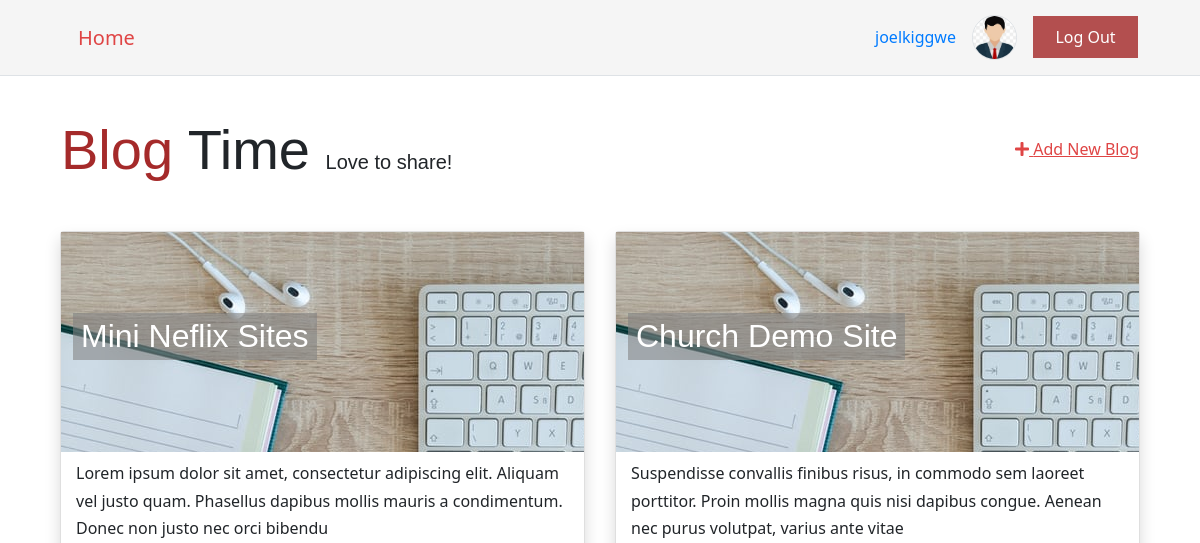
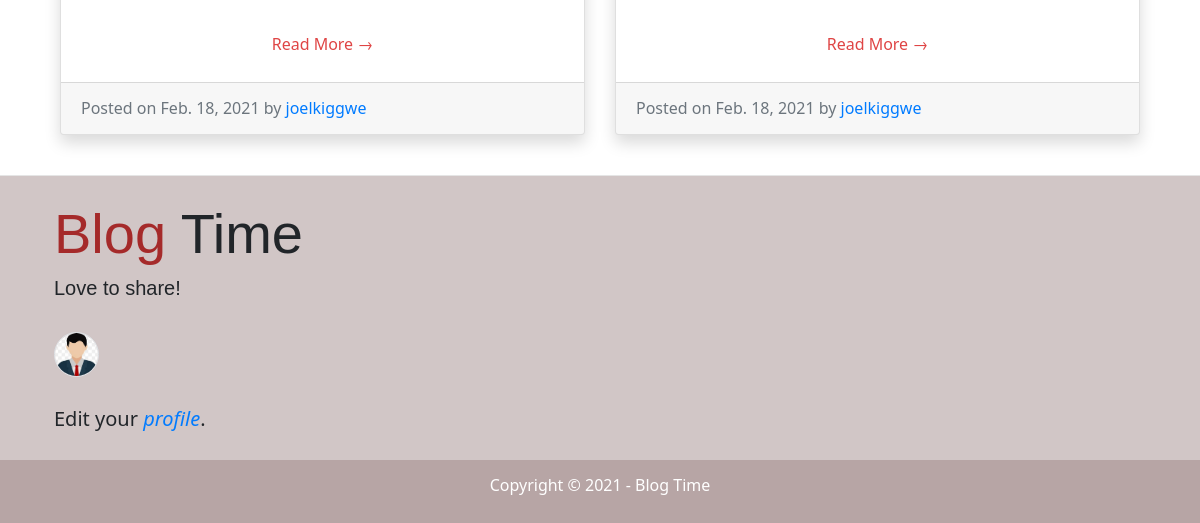
Page /my-blogs (signed in) on the earlier database version (2 pictures, top to bottom).
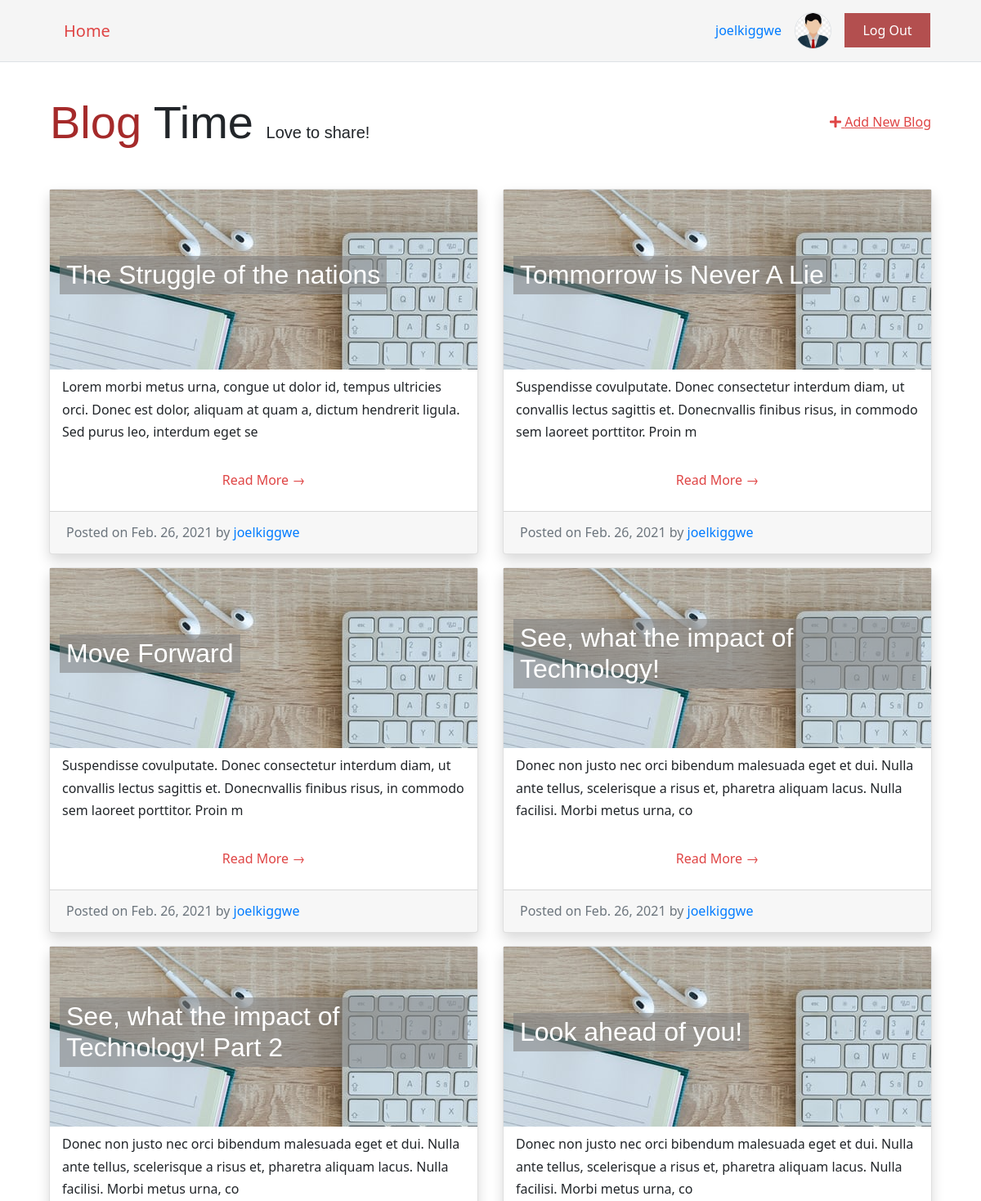
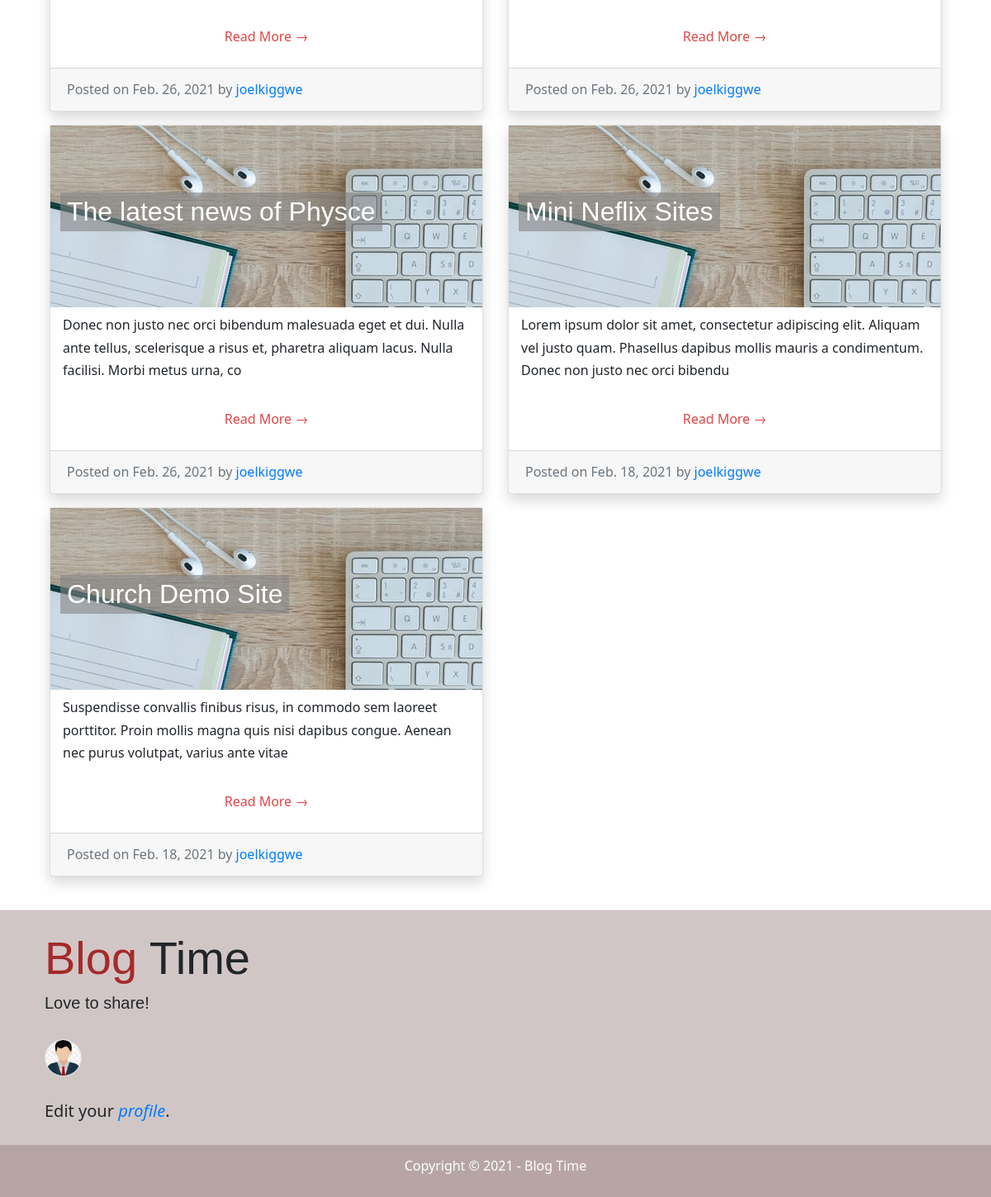
Same page on the later database version (2 pictures, top to bottom).
### blog_site_app/models.py (models this page shows, shortened)
class Profile(models.Model):
    user = models.OneToOneField(User, on_delete=models.CASCADE)
    bio = models.TextField(max_length=500, blank=True)
    location = models.CharField(max_length=30, blank=True)
    birth_date = models.DateField(null=True, blank=True)
    image_avatar = models.ImageField(upload_to="images/")

class BlogPost(models.Model):
    author = models.ForeignKey(User, on_delete= models.CASCADE, related_name='blog_posts')
    title = models.CharField(max_length=200)
    text = models.TextField()
    slug = models.SlugField(max_length=150, unique=True)
    published_date = models.DateField(auto_now_add=True)
    status = models.IntegerField(choices=STATUS, default=0)
    blog_image_post = models.ImageField(default="images/default_blog_image.jpg", upload_to="images/")
    active = models.BooleanField(default=False) # for the admin role to give confirmation
    class Meta:
        ordering = ['-published_date']

### blog_site_app/views.py (the view)
# urls.py: path('my-blogs', views.single_user_blog_posts, name="my_blog_posts"),
@login_required
def single_user_blog_posts(request):
    queryset = BlogPost.objects.filter(author=request.user).order_by('-published_date')
    template_name = 'blog_site_app/single_user_posts.html'
    return render(request, template_name, {
        'blogpost_list': queryset
    })

### blog_site_app/templates/blog_site_app/single_user_posts.html
{% extends 'blog_site_app/base.html' %}
{% block content %}
<main class="container">
    <div class="row justify-content-between align-items-center py-3 px-3">
        <h1 class="my-4 display-4">
            <span class="brand-name">Blog</span> Time
            <small class="lead"> Love to share!</small>
        </h1>
        {% if user.is_authenticated %}
        <div class="d-flex justify-content-end">
            <a class="nav-link pr-0" style="text-decoration: underline;" href="{% url 'new_blog_post' %}">
                <i class="fa fa-plus"></i>
                Add New Blog</a>
        </div>
        {% endif %}
    </div>
    <div class="row">
        {% for post in blogpost_list %}
        <div class="col-md-8 col-lg-6 py-2">
            <div class="card shadow">
                <div class="d-flex px-1 justify-content-between align-items-center" style="height: 220px;
                        background-image: url('{{ MEDIA_URL}}{{ post.blog_image_post }}')">
                    <h2 class="post-title card-title text-white px-2 py-1 mx-2">{{ post.title }}</h2>
                </div>
                <div class="container">
                    <p class="card-text py-2">{{ post.text | slice:":160" }}</p>
                    <a href="{% url 'post_detail' post.slug %}" class="mb-3 text-center nav-link">Read More &rarr;</a>
                </div>
                <div class="card-footer text-muted">
                    Posted on {{ post.published_date }} by
                    <span class="text-primary">{{ post.author }}</span>
                </div>
            </div>
        </div>
        {% endfor %}
    </div>
</main>
{% endblock %}

### blog_site_app/templates/blog_site_app/base.html (shortened to what this page needs)
<html>
<head>
    <link rel="stylesheet" href="https://stackpath.bootstrapcdn.com/bootstrap/4.5.2/css/bootstrap.min.css"
>
    <link href="https://cdnjs.cloudflare.com/ajax/libs/font-awesome/5.13.0/css/all.min.css" rel="stylesheet">
    {% load static %}
    <link rel="stylesheet" href="{% static '/css/blog.css' %}">
</head>
<body>
    <div class="nav border-bottom">
        <nav class=" container navbar nav-dark d-flex justify-content-end align-items-center flex-row flex-nowrap">
            <span class="mr-auto pl-3 lead">
                <a class="nav-link" href="{% url 'home' %}"> Home </a></span>
            {% if user.is_authenticated %}
            <span class="pr-3">
                <a href="{% url 'update_profile' %}" title="Click to edit your profile"> {{ user.username }} </a></span>
            <span class="pr-3"> <img class="border rounded-circle" src="{{ user.profile.image_avatar.url }}"
                    style="height: 45px;" alt="user photo avatar"></span>
            <span class="py-3 mr-3">
                <a class="login-btn" href="{% url 'logout' %}">Log Out
                </a>
            </span>
            {% endif %}
        </nav>
    </div>
    <div class="content container">
        <div class="row">
            <div class="col-md-11 col-lg-12">
                {% block content %}
                {% endblock %}
            </div>
        </div>
    </div>
    <footer class="pt-2">
        <div class="inner-footer mb-2 container d-flex flex-column pl-4 py-2">
            {% if user.profile.image_avatar and user.is_authenticated %}
            <h1 class="my-2 display-4">
                <span class="brand-name">Blog</span> Time
                <small class="lead pt-2 d-block"> Love to share!</small>
            </h1>
            <span class="py-4">
                <img class="border rounded-circle" src="{{ user.profile.image_avatar.url }}" style="height: 45px;"
                    alt="user photo avatar"></span>
            <span class="lead py-1">
                Edit your
                <a class="font-italic" href="{% url 'update_profile' %}" title="Click to edit your profile">
                    profile</a>.</span>
            {% endif %}
        </div>
        <div class="mt-3 py-2 copyright">
            <p class="mt-1 text-center text-white">Copyright &copy; 2021 -  Blog Time</p>
        </div>
    </footer>
</body>
</html>

### blog_site_app/static/css/blog.css (style rules this page uses)
body { font-family: "Segoe UI", Roboto, "Helvetica Neue", Arial, sans-serif; line-height: 1.7rem; }
div.nav { background-color: #f5f5f5; border-bottom: 1px solid #f5f5f5; }
.nav-link { color: rgb(223, 69, 69); font-weight: 500; }
.login-btn { color: white; background-color: rgba(165, 42, 42, 0.815); padding: 0.6rem 1.4rem; }
h1, h2, h3 { font-family: "Playfair Display", sans-serif; }
.brand-name { color: brown; }
.post-title { background-color: #83828293 !important; }
main { min-height: 37vh; }
.card { min-height: 23rem; }
footer { margin-top: 2rem; background-color: rgba(172, 151, 151, 0.548); border-top: 0.05rem solid rgb(229, 229, 229); }
.inner-footer { min-height: 3rem; }
.copyright { background-color: rgba(172, 151, 151, 0.678); }

Differences in the rows shown:
added BlogPost: blog_image_post (placeholder picture), title "The Struggle of the nations", text "Lorem morbi metus urna, congue ut dolor id, tempus ultricies orci. Donec est dolor, aliquam at quam a, dictum hendrerit ligula. Sed purus leo, interdum eget se", published_date "Feb. 26, 2021", author "joelkiggwe"
added BlogPost: blog_image_post (placeholder picture), title "Tommorrow is Never A Lie", text "Suspendisse covulputate. Donec consectetur interdum diam, ut convallis lectus sagittis et. Donecnvallis finibus risus, in commodo sem laoreet porttitor. Proin m", published_date "Feb. 26, 2021", author "joelkiggwe"
added BlogPost: blog_image_post (placeholder picture), title "Move Forward", text "Suspendisse covulputate. Donec consectetur interdum diam, ut convallis lectus sagittis et. Donecnvallis finibus risus, in commodo sem laoreet porttitor. Proin m", published_date "Feb. 26, 2021", author "joelkiggwe"
added BlogPost: blog_image_post (placeholder picture), title "See, what the impact of Technology!", text "Donec non justo nec orci bibendum malesuada eget et dui. Nulla ante tellus, scelerisque a risus et, pharetra aliquam lacus. Nulla facilisi. Morbi metus urna, co", published_date "Feb. 26, 2021", author "joelkiggwe"
added BlogPost: blog_image_post (placeholder picture), title "See, what the impact of Technology! Part 2", text "Donec non justo nec orci bibendum malesuada eget et dui. Nulla ante tellus, scelerisque a risus et, pharetra aliquam lacus. Nulla facilisi. Morbi metus urna, co", published_date "Feb. 26, 2021", author "joelkiggwe"
added BlogPost: blog_image_post (placeholder picture), title "Look ahead of you!", text "Donec non justo nec orci bibendum malesuada eget et dui. Nulla ante tellus, scelerisque a risus et, pharetra aliquam lacus. Nulla facilisi. Morbi metus urna, co", published_date "Feb. 26, 2021", author "joelkiggwe"
added BlogPost: blog_image_post (placeholder picture), title "The latest news of Physce", text "Donec non justo nec orci bibendum malesuada eget et dui. Nulla ante tellus, scelerisque a risus et, pharetra aliquam lacus. Nulla facilisi. Morbi metus urna, co", published_date "Feb. 26, 2021", author "joelkiggwe"
